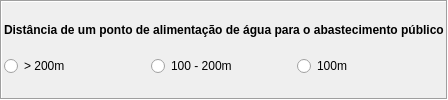
          <widget class="QFrame" name="frame_42">
           <property name="sizePolicy">
            <sizepolicy hsizetype="Preferred" vsizetype="Fixed">
             <horstretch>0</horstretch>
             <verstretch>0</verstretch>
            </sizepolicy>
           </property>
           <property name="frameShape">
            <enum>QFrame::Box</enum>
           </property>
           <property name="frameShadow">
            <enum>QFrame::Sunken</enum>
           </property>
           <layout class="QHBoxLayout" name="horizontalLayout_65" stretch="0">
            <property name="spacing">
             <number>2</number>
            </property>
            <property name="leftMargin">
             <number>2</number>
            </property>
            <property name="topMargin">
             <number>2</number>
            </property>
            <property name="rightMargin">
             <number>2</number>
            </property>
            <property name="bottomMargin">
             <number>2</number>
            </property>
            <item>
             <layout class="QVBoxLayout" name="verticalLayout_89">
              <property name="spacing">
               <number>0</number>
              </property>
              <item>
               <widget class="QLabel" name="lbDistanciaAbastPublicoSub">
                <property name="sizePolicy">
                 <sizepolicy hsizetype="Preferred" vsizetype="Fixed">
                  <horstretch>0</horstretch>
                  <verstretch>0</verstretch>
                 </sizepolicy>
                </property>
                <property name="text">
                 <string>&lt;html&gt;&lt;head/&gt;&lt;body&gt;&lt;p&gt;&lt;span style=&quot; font-weight:600;&quot;&gt;Distância de um ponto de alimentação de água para o abastecimento público&lt;/span&gt;&lt;/p&gt;&lt;/body&gt;&lt;/html&gt;</string>
                </property>
               </widget>
              </item>
              <item>
               <layout class="QGridLayout" name="gridLayout_33">
                <property name="verticalSpacing">
                 <number>2</number>
                </property>
                <item row="0" column="1">
                 <widget class="QRadioButton" name="rbDistanciaAbastPublicoSub_1">
                  <property name="sizePolicy">
                   <sizepolicy hsizetype="Preferred" vsizetype="Fixed">
                    <horstretch>0</horstretch>
                    <verstretch>0</verstretch>
                   </sizepolicy>
                  </property>
                  <property name="text">
                   <string>100 - 200m</string>
                  </property>
                 </widget>
                </item>
                <item row="0" column="0">
                 <widget class="QRadioButton" name="rbDistanciaAbastPublicoSub_0">
                  <property name="sizePolicy">
                   <sizepolicy hsizetype="Preferred" vsizetype="Fixed">
                    <horstretch>0</horstretch>
                    <verstretch>0</verstretch>
                   </sizepolicy>
                  </property>
                  <property name="text">
                   <string>&gt; 200m</string>
                  </property>
                 </widget>
                </item>
                <item row="0" column="2">
                 <widget class="QRadioButton" name="rbDistanciaAbastPublicoSub_2">
                  <property name="sizePolicy">
                   <sizepolicy hsizetype="Preferred" vsizetype="Fixed">
                    <horstretch>0</horstretch>
                    <verstretch>0</verstretch>
                   </sizepolicy>
                  </property>
                  <property name="text">
                   <string>100m</string>
                  </property>
                 </widget>
                </item>
               </layout>
              </item>
             </layout>
            </item>
           </layout>
          </widget>
